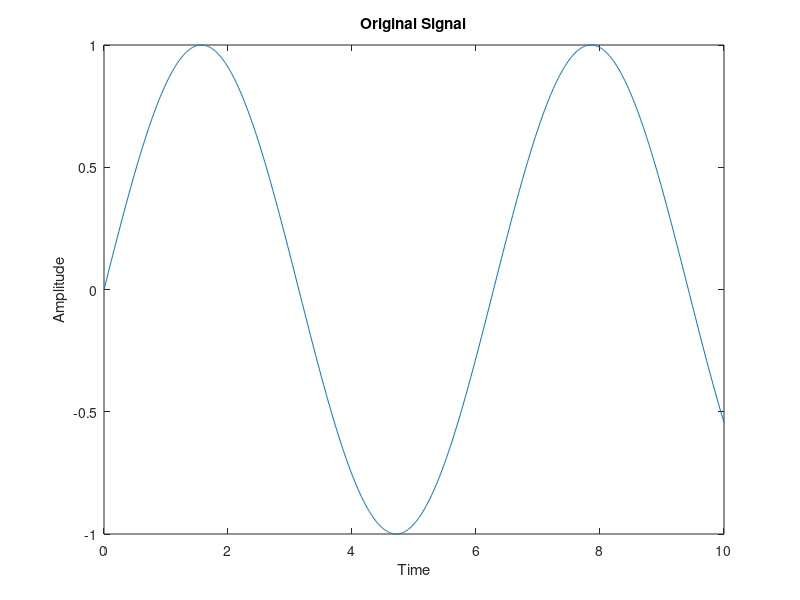
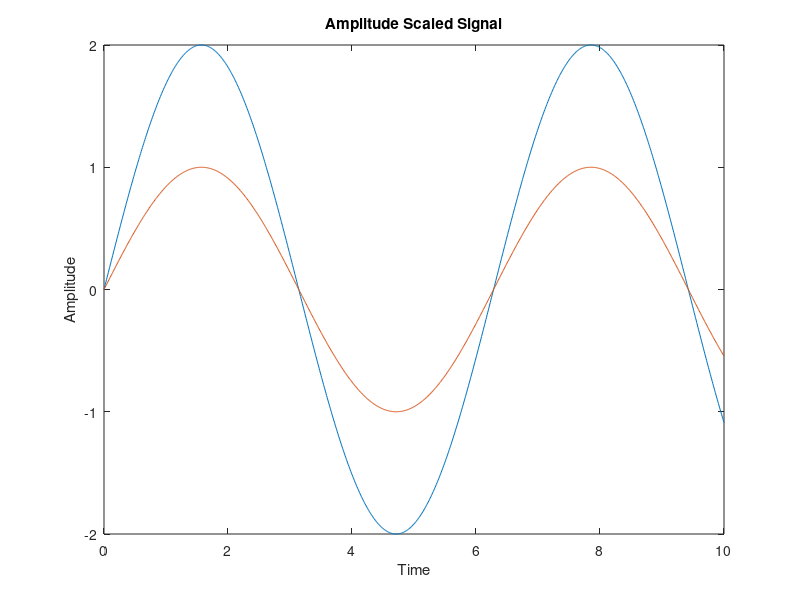
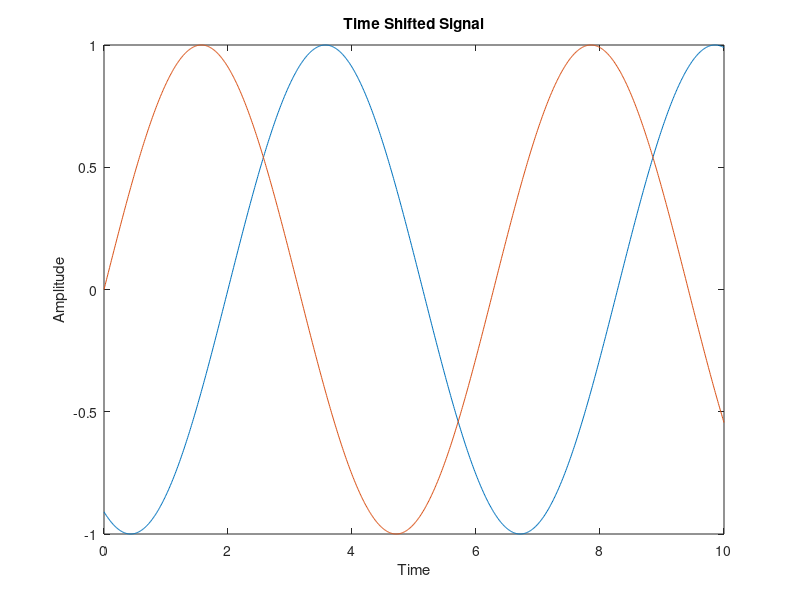
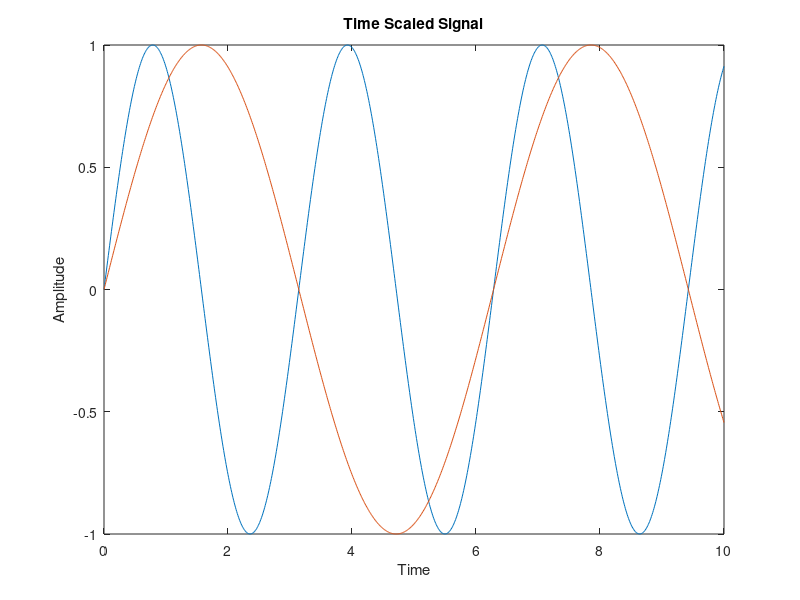

These charts were generated, in order, by the following MATLAB code:
clc;
clear all;

% Generate the time vector
t = 0:0.01:10;

% Signal
signal = sin(t);

% Amplitude scaling
amplitude_scaled_signal = 2 * signal;

% Time shifting
time_shifted_signal = sin(t - 2);

% Time scaling
time_scaled_signal = sin(2 * t);

% Time inversion
time_inverted_signal = sin(-t);

% Plot the original signal
figure
plot(t, signal)
xlabel('Time')
ylabel('Amplitude')
title('Original Signal')

% Plot the amplitude scaled signal
figure
plot(t, amplitude_scaled_signal)
hold on
plot(t, signal)
xlabel('Time')
ylabel('Amplitude')
title('Amplitude Scaled Signal')


% Plot the time shifted signal
figure
plot(t, time_shifted_signal)
hold on
plot(t, signal)
xlabel('Time')
ylabel('Amplitude')
title('Time Shifted Signal')


% Plot the time scaled signal
figure
plot(t, time_scaled_signal)
hold on
plot(t, signal)
xlabel('Time')
ylabel('Amplitude')
title('Time Scaled Signal')


% Plot the time inverted signal
figure
plot(t, time_inverted_signal)
hold on
plot(t, signal)
xlabel('Time')
ylabel('Amplitude')
title('Time Inverted Signal')


